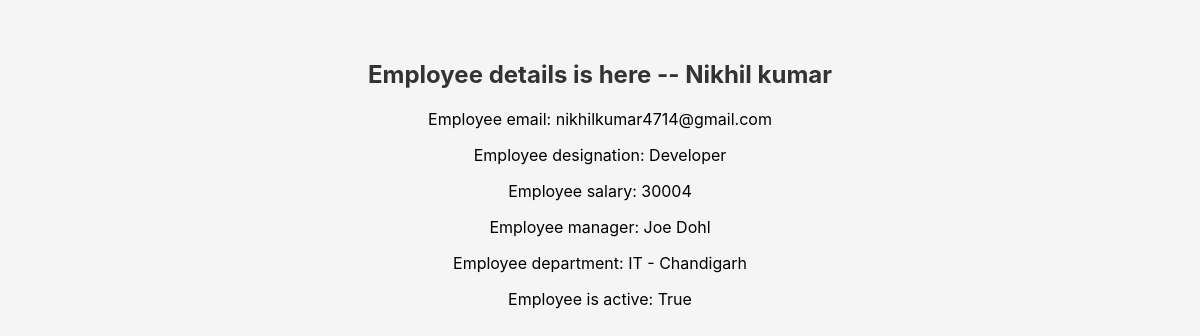
/employee/1/, run on the app's committed database.
### employeesApp/models.py (models this page shows, shortened)
class Employee(models.Model):
    first_name = models.CharField(max_length=50)
    last_name = models.CharField(max_length=50)
    email = models.EmailField(unique=True)
    designation = models.CharField(choices=[('Manager', 'Manager'), ('Developer', 'Developer'), ('Designer', 'Designer')], max_length=20)
    salary = models.IntegerField()
    joining_date = models.DateField()
    is_active = models.BooleanField(default=True)
    department = models.ForeignKey(Departments, on_delete=models.SET_NULL, blank=True, null= True)
    manager = models.ForeignKey("self", on_delete=models.SET_NULL, blank=True, null=True)
    def __str__(self):
        return f"{self.first_name} {self.last_name}"

class Departments(models.Model):
    name = models.CharField(max_length=100)
    location = models.CharField(max_length=50)
    def __str__(self):
        return f"{self.name} - {self.location}"

### employees1/views.py (the view)
# urls.py: path('employee/<int:id>/', employee_details, name='employee_details'),
def employee_details(request, id):
    employee = get_object_or_404(Employee, id=id)
    context = {
        'employee': employee
    }
    return render(request, 'employee_details.html', context)

### templates/employee_details.html (shortened to what this page needs)
{% load static %}
<!DOCTYPE html>
<html lang="en">
<head>
    <link rel="stylesheet" href="{% static 'css/styles.css' %}">
    <link rel="stylesheet" href="https://cdnjs.cloudflare.com/ajax/libs/font-awesome/4.7.0/css/font-awesome.min.css">
</head>
<body>
    <h2>Employee details is here -- {{ employee.first_name }} {{ employee.last_name }}</h2>
    <p>Employee email: {{ employee.email }}</p>
    <p>Employee designation: {{ employee.designation }}</p>
    <p>Employee salary: {{ employee.salary }}</p>
    <p>Employee manager: {{ employee.manager }}</p>
    <p>Employee department: {{ employee.department }}</p>
    <p>Employee is active: {{ employee.is_active }}</p>
</body>
</html>

### employeesApp/static/css/styles.css (style rules this page uses)
body { font-family: "Inter", sans-serif; background: #f5f5f5; margin: 0; padding: 40px; text-align: center; }
h2 { margin-bottom: 20px; color: #333; }

### data on the page
Employee: first_name "Nikhil", last_name "kumar", email "nikhilkumar4714@gmail.com", designation "Developer", salary "30004", manager "Joe Dohl", department "IT - Chandigarh", is_active "True"
